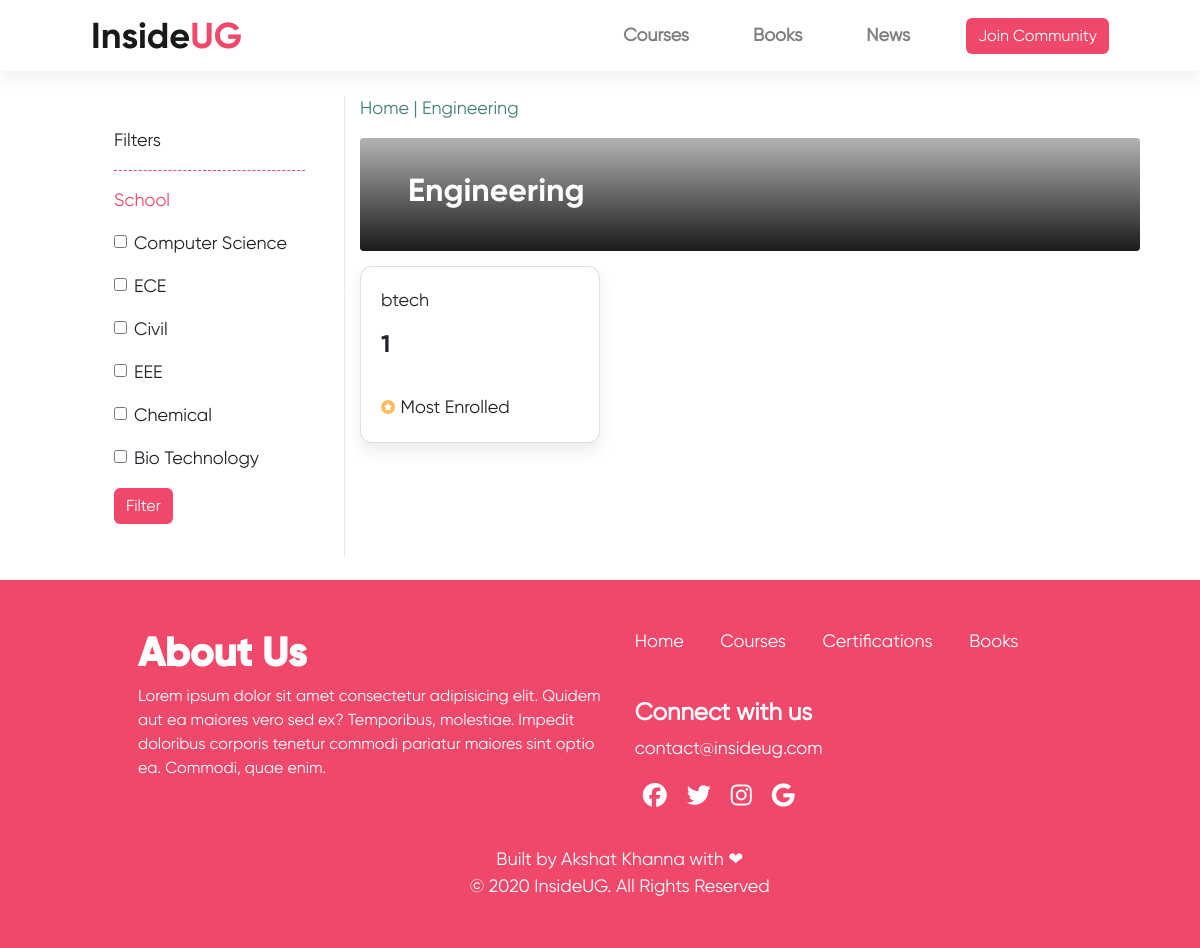
The page /category/Engineering/ on the database as committed earlier.
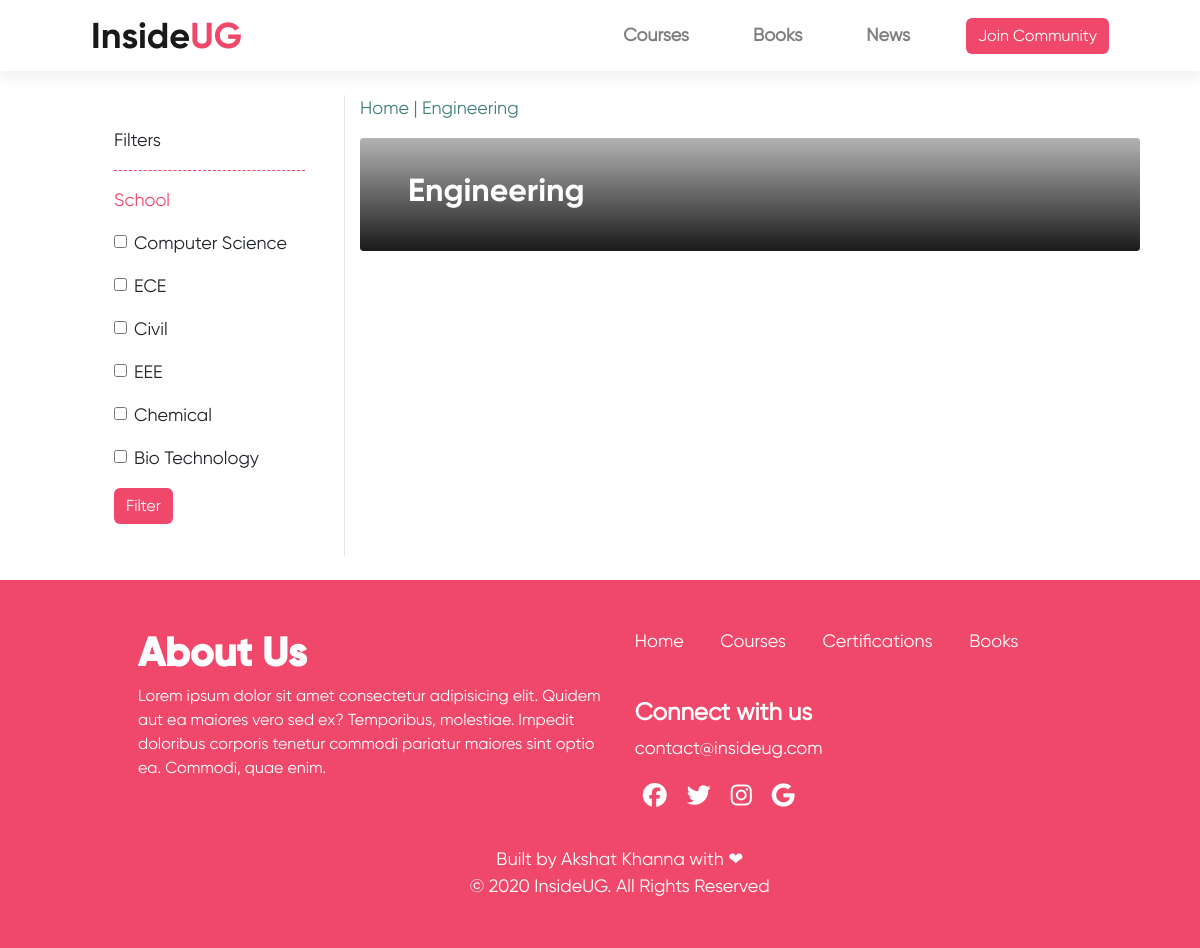
The same page on the database as committed later.
### InsideUGApp/models.py (models this page shows, shortened)
class Course(models.Model):
    courseid = models.AutoField(primary_key=True)
    stream = models.CharField(max_length=100)
    branch = models.CharField(max_length=100)
    title = models.CharField(max_length=100)
    discription = models.TextField()
    link = models.URLField()
    smallImage = models.FileField(upload_to='coursesmall/')
    BigImage = models.FileField(upload_to='coursebig/')

### InsideUGApp/views.py (the view)
# urls.py: path('category/<path:cat>/', views.category, name='category'),
def category(request,cat):
    if(cat=='Engineering'):
        cat_course = Course.objects.filter(stream='btech')
    return render(request,'catagories.html',{"category":cat,"courses":cat_course})

### templates/catagories.html (shortened to what this page needs)
{% extends 'base.html' %}
{% load static %}
{% block content %}
<div class="container my-4">
        <div class="row">
            <div class="col-md-3 text-center" style="border-right: 1px solid #E7E7E7;">
                <div class="my-2 p-4 px-4 text-left">
                    Filters
                    <hr style="border-top: 1px dashed #F0486A;">
                    <p class="greenshade">School</p>
                    <div>
                        <form action="" method="POST">
                            <div class="form-group form-check">
                                <input type="checkbox" name="cse" class="form-check-input" id="exampleCheck1">
                                <label class="form-check-label" for="exampleCheck1">Computer Science</label>
                            </div>
                            <div class="form-group form-check">
                                <input type="checkbox" name="ece" class="form-check-input" id="exampleCheck2">
                                <label class="form-check-label" for="exampleCheck2">ECE</label>
                            </div>
                            <div class="form-group form-check">
                                <input type="checkbox" name="civil" class="form-check-input" id="exampleCheck3">
                                <label class="form-check-label" for="exampleCheck3">Civil</label>
                            </div>
                            <div class="form-group form-check">
                                <input type="checkbox" name="eee" class="form-check-input" id="exampleCheck4">
                                <label class="form-check-label" for="exampleCheck4">EEE</label>
                            </div>
                            <div class="form-group form-check">
                                <input type="checkbox" name="chemical" class="form-check-input" id="exampleCheck5">
                                <label class="form-check-label" for="exampleCheck5">Chemical</label>
                            </div>
                            <div class="form-group form-check">
                                <input type="checkbox" name="biotech" class="form-check-input" id="exampleCheck6">
                                <label class="form-check-label" for="exampleCheck6">Bio Technology</label>
                            </div>
                            <button type="submit" class="btn btn-primary nav-button">Filter</button>
                        </form>
                    </div>
                </div>
            </div>
            <div class="col-md-9">
                <p style="color: #42807B;">Home | {{ category }}</p>
                <div class="row">
                    <div class="col">
                            <img class="w-100 mr-2" src="{% static 'img/categoryback.svg' %}" alt="">
                            <h2 class="heading more px-5" style="margin-top: -80px;">{{ category }}</h2>
                    </div>
                </div>
                {% for course in courses %}
                        {% if forloop.first %}<div class="row mt-5">{% endif %}
                            <div class="col-md-4">
                                <a class="cat" href="{{course.link}}" target="blank">
                                <div class="card card-prop m-0">
                                    <div class="card-body">
                                        <p>{{course.stream}}</p>
                                        <h4 class="heading">{{course.title}}</h4>
                                        <br>
                                        <img class="mb-2" src="{% static 'img/mostenrolled.svg' %}" alt="">
                                        <p class="d-inline"> Most Enrolled</p>
                                    </div>
                                </div>
                            </a>
                            </div>
                        {% if forloop.last %}</div>{% endif %}
                    {% endfor %}
            </div>
        </div>
    </div>
{% endblock %}

Rows that differ between the two databases and show on the page:
removed Course: stream "btech", title "1"
